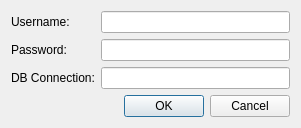
<?xml version="1.0" encoding="UTF-8"?>
<ui version="4.0">
 <class>LoginDialog</class>
 <widget class="QDialog" name="LoginDialog">
  <property name="windowModality">
   <enum>Qt::ApplicationModal</enum>
  </property>
  <property name="geometry">
   <rect>
    <x>0</x>
    <y>0</y>
    <width>301</width>
    <height>127</height>
   </rect>
  </property>
  <property name="sizePolicy">
   <sizepolicy hsizetype="Fixed" vsizetype="Fixed">
    <horstretch>0</horstretch>
    <verstretch>0</verstretch>
   </sizepolicy>
  </property>
  <property name="windowTitle">
   <string>DB Login</string>
  </property>
  <layout class="QVBoxLayout" name="verticalLayout_3">
   <item>
    <layout class="QHBoxLayout" name="horizontalLayout">
     <item>
      <layout class="QVBoxLayout" name="verticalLayout">
       <item>
        <widget class="QLabel" name="label">
         <property name="text">
          <string>Username:</string>
         </property>
        </widget>
       </item>
       <item>
        <widget class="QLabel" name="label_2">
         <property name="text">
          <string>Password:</string>
         </property>
        </widget>
       </item>
       <item>
        <widget class="QLabel" name="label_3">
         <property name="text">
          <string>DB Connection:</string>
         </property>
        </widget>
       </item>
      </layout>
     </item>
     <item>
      <layout class="QVBoxLayout" name="verticalLayout_2">
       <item>
        <widget class="QLineEdit" name="lineEdit_Username"/>
       </item>
       <item>
        <widget class="QLineEdit" name="lineEdit_Password">
         <property name="echoMode">
          <enum>QLineEdit::Password</enum>
         </property>
        </widget>
       </item>
       <item>
        <widget class="QLineEdit" name="lineEdit_Connection"/>
       </item>
      </layout>
     </item>
    </layout>
   </item>
   <item>
    <widget class="QDialogButtonBox" name="buttonBox">
     <property name="enabled">
      <bool>true</bool>
     </property>
     <property name="orientation">
      <enum>Qt::Horizontal</enum>
     </property>
     <property name="standardButtons">
      <set>QDialogButtonBox::Cancel|QDialogButtonBox::Ok</set>
     </property>
     <property name="centerButtons">
      <bool>false</bool>
     </property>
    </widget>
   </item>
  </layout>
 </widget>
 <resources/>
 <connections>
  <connection>
   <sender>buttonBox</sender>
   <signal>accepted()</signal>
   <receiver>LoginDialog</receiver>
   <slot>accept()</slot>
   <hints>
    <hint type="sourcelabel">
     <x>248</x>
     <y>254</y>
    </hint>
    <hint type="destinationlabel">
     <x>157</x>
     <y>274</y>
    </hint>
   </hints>
  </connection>
  <connection>
   <sender>buttonBox</sender>
   <signal>rejected()</signal>
   <receiver>LoginDialog</receiver>
   <slot>reject()</slot>
   <hints>
    <hint type="sourcelabel">
     <x>316</x>
     <y>260</y>
    </hint>
    <hint type="destinationlabel">
     <x>286</x>
     <y>274</y>
    </hint>
   </hints>
  </connection>
 </connections>
</ui>
